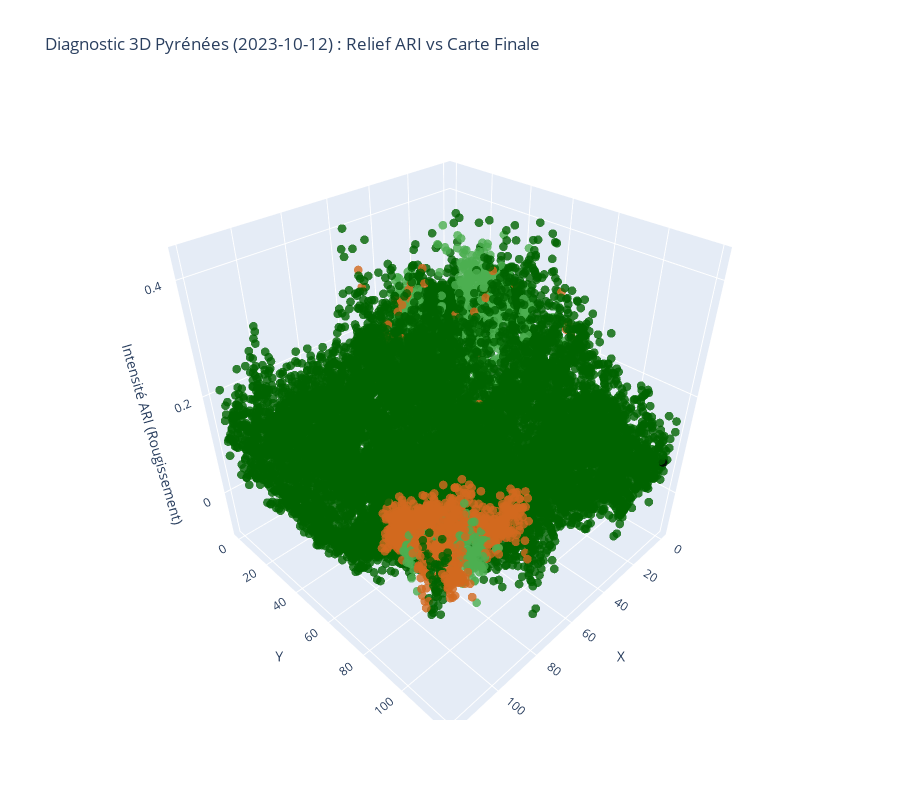

Here is the notebook cell this chart was saved with:
### Markdown cell above
##  Interprétation Territoriale : La Carte Finale en 3D

La carte `carte_strates.tif` constitue le livrable final pour les gestionnaires du massif. Cependant, une lecture à plat (2D) ne permet pas de saisir la **pression biologique** exercée par les landes sur les zones de pâturage. 

En projetant la carte finale sur le relief de l'indice ARI (notre indicateur de sénescence), nous transformons une simple classification en un **outil de diagnostic pastoral**. Cette visualisation permet de répondre à une question humaine concrète : *Où la lande est-elle la plus active et menace-t-elle de fermer l'estive ?*

### Code cell
# --- 10. VISUALISATION 3D : VALIDATION DE LA CARTE FINALE ---
import plotly.graph_objects as go
import numpy as np
import os
from osgeo import gdal

# 1. PARAMÈTRES FIXES
# Couleurs : Sable (#D2B48C), Vert Prairie (#4CAF50), Brun Broussaille (#D2691E), Vert Sombre (#006400)
MAP_PALETTE = {1: "#D2B48C", 2: "#4CAF50", 3: "#D2691E", 4: "#006400"}
MAP_LABELS = {1: "Sol Nu", 2: "Herbe", 3: "Landes", 4: "Arbre"}

# Chemins 
PATH_ARI = os.path.join(RESULTS_DIR, "ARI_serie_temp.tif")
PATH_MAP = os.path.join(RESULTS_DIR, "carte_strates.tif")

if os.path.exists(PATH_ARI) and os.path.exists(PATH_MAP):
    # 2. CHARGEMENT
    ds_ari = gdal.Open(PATH_ARI)
    ds_map = gdal.Open(PATH_MAP)
    
    # Choix de la date : 12 Octobre 2023 
    # C'est la date de "séparabilité maximale" identifiée dans l'analyse phénologique
    idx_date = 5 
    
    # Zoom sur une zone mixte 
    half = 60
    cx, cy = ds_map.RasterXSize // 2, ds_map.RasterYSize // 2
    
    # Lecture des données (ARI = Relief, Map = Couleur)
    z_ari = ds_ari.GetRasterBand(idx_date + 1).ReadAsArray(cx-half, cy-half, 2*half, 2*half)
    z_cl = ds_map.GetRasterBand(1).ReadAsArray(cx-half, cy-half, 2*half, 2*half)
    
    # Nettoyage des NoData
    z_ari = np.nan_to_num(z_ari, nan=0.0)
    z_ari[z_ari == -9999] = 0

    # 3. CRÉATION DU NUAGE DE POINTS 3D
    ny, nx = z_ari.shape
    x, y = np.meshgrid(np.arange(nx), np.arange(ny))
    
    fig = go.Figure(data=[go.Scatter3d(
        x=x.flatten(), y=y.flatten(), z=z_ari.flatten(),
        mode='markers',
        marker=dict(
            size=3,
            color=[MAP_PALETTE.get(c, 'black') for c in z_cl.flatten()],
            opacity=0.8
        ),
        text=[f"Classe: {MAP_LABELS.get(c, c)}<br>ARI: {z:.3f}" for c, z in zip(z_cl.flatten(), z_ari.flatten())],
        hoverinfo='text'
    )])

    # 4. MISE EN PAGE
    date_str = dates_str[idx_date] if 'dates_str' in locals() else "12 Octobre 2023"
    fig.update_layout(
        title=f"Diagnostic 3D Pyrénées ({date_str}) : Relief ARI vs Carte Finale",
        scene=dict(
            xaxis_title="X", yaxis_title="Y", zaxis_title="Intensité ARI (Rougissement)",
            zaxis=dict(range=[-0.1, 0.45])
        ),
        height=800
    )
    fig.show()
    
    # Export HTML pour le rendu final
    out_html = os.path.join(RESULTS_DIR, "figure/validation_3D_finale.html")
    fig.write_html(out_html)

### Figure 1 — Plotly figure (JSON) as saved in the notebook; plotly's stock layout.template omitted (floating-point values rounded to 4 significant figures; data arrays with more than 128 entries replaced by an {"elided": "..."} marker saying what was removed)
{"data": [{"hoverinfo": "text", "marker": {"color": {"elided": "14400 str values"}, "opacity": 0.8, "size": 3}, "mode": "markers", "text": {"elided": "14400 str values"}, "type": "scatter3d", "x": {"elided": "14400 int values"}, "y": {"elided": "14400 int values"}, "z": {"elided": "14400 float values"}}], "layout": {"height": 800, "scene": {"xaxis": {"title": {"text": "X"}}, "yaxis": {"title": {"text": "Y"}}, "zaxis": {"range": [-0.1, 0.45], "title": {"text": "Intensité ARI (Rougissement)"}}}, "title": {"text": "Diagnostic 3D Pyrénées (2023-10-12) : Relief ARI vs Carte Finale"}}}
